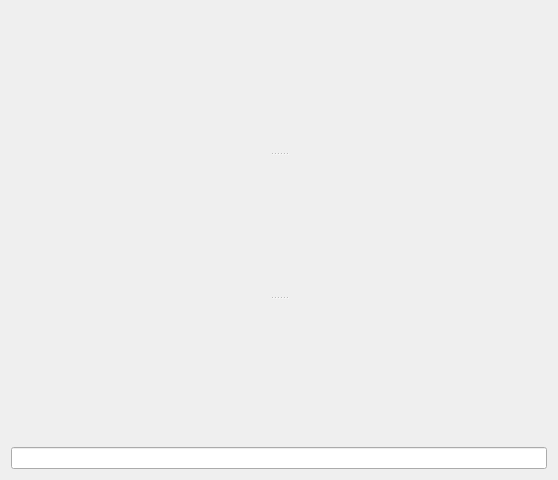
<?xml version="1.0" encoding="UTF-8"?>
<ui version="4.0">
 <class>Platform</class>
 <widget class="QWidget" name="Platform">
  <property name="geometry">
   <rect>
    <x>0</x>
    <y>0</y>
    <width>558</width>
    <height>480</height>
   </rect>
  </property>
  <property name="windowTitle">
   <string>Platform</string>
  </property>
  <layout class="QVBoxLayout" name="verticalLayout">
   <item>
    <widget class="QSplitter" name="splitter">
     <property name="orientation">
      <enum>Qt::Vertical</enum>
     </property>
     <widget class="HelmManager" name="helmManager" native="true"/>
     <widget class="MissionManager" name="missionManager" native="true"/>
     <widget class="RunningTasksView" name="runningTasksView" native="true"/>
    </widget>
   </item>
   <item>
    <layout class="QHBoxLayout" name="horizontalLayout">
     <item>
      <widget class="QLineEdit" name="sogLineEdit">
       <property name="readOnly">
        <bool>true</bool>
       </property>
      </widget>
     </item>
    </layout>
   </item>
  </layout>
 </widget>
 <customwidgets>
  <customwidget>
   <class>HelmManager</class>
   <extends>QWidget</extends>
   <header>helm_manager/helm_manager.h</header>
   <container>1</container>
  </customwidget>
  <customwidget>
   <class>MissionManager</class>
   <extends>QWidget</extends>
   <header>mission_manager/mission_manager.h</header>
   <container>1</container>
  </customwidget>
  <customwidget>
   <class>RunningTasksView</class>
   <extends>QWidget</extends>
   <header>running_tasks/running_tasks_view.h</header>
   <container>1</container>
  </customwidget>
 </customwidgets>
 <resources/>
 <connections/>
</ui>
